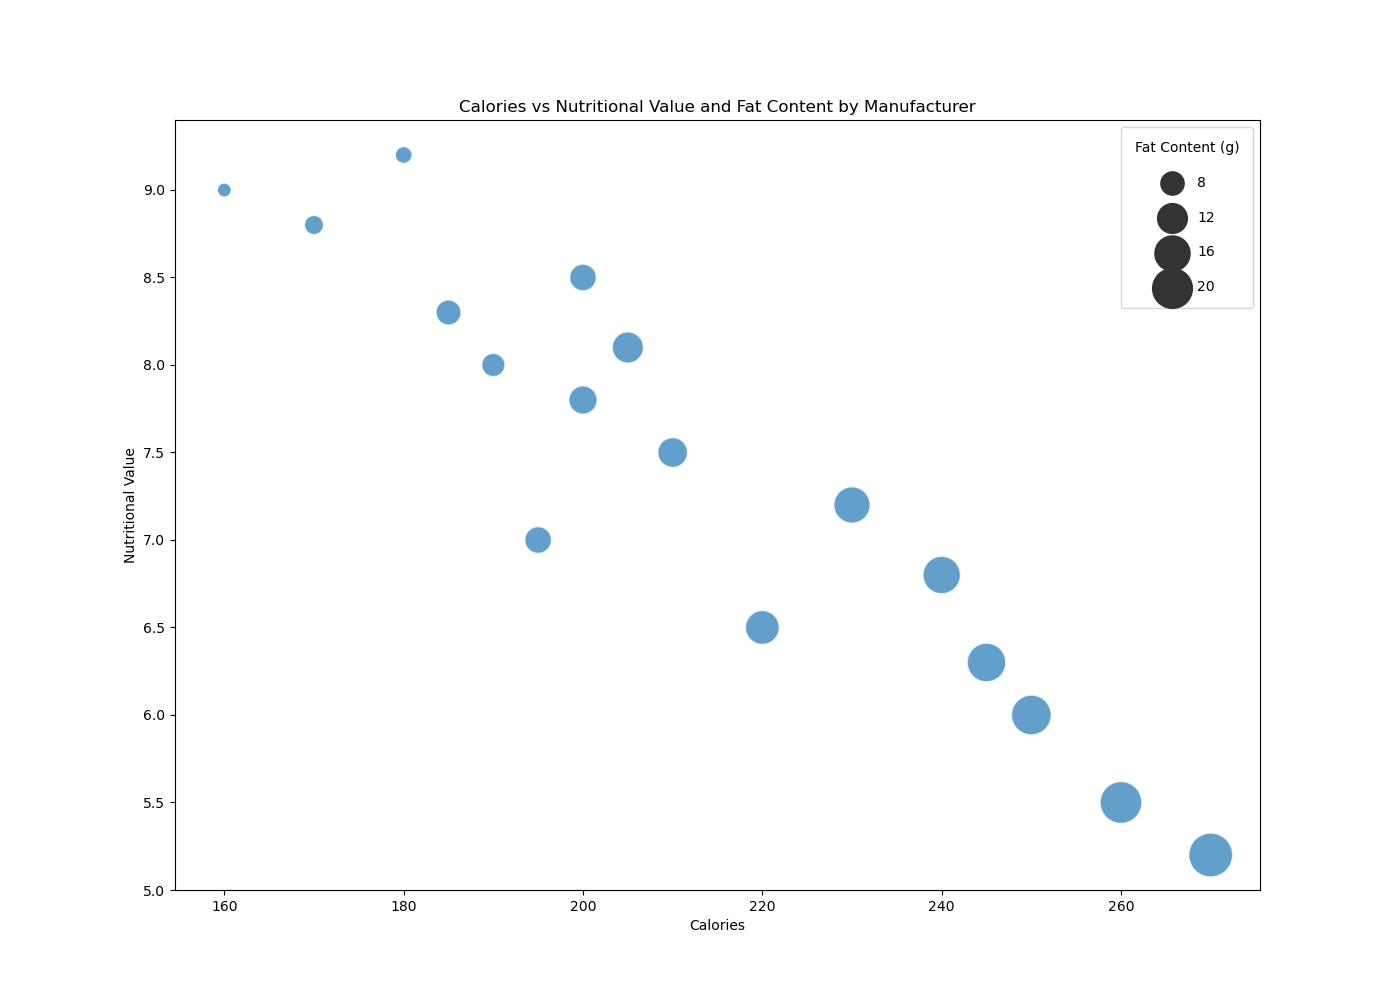

Generate this figure with Python:

import pandas as pd
import seaborn as sns
import matplotlib.pyplot as plt

# Load the data into a Pandas DataFrame
data = pd.DataFrame({
    "Manufacturer": ["Samsung", "Apple", "Huawei", "Xiaomi", "Oppo", 
                     "Vivo", "Motorola", "Lenovo", "LG", "Nokia", 
                     "Sony", "HTC", "Google", "OnePlus", "Realme", "BlackBerry", "Asus"],
    "NutritionalValue": [8.5, 9.2, 7.5, 8.0, 6.5, 7.0, 6.0, 6.8, 5.5, 7.2, 8.8, 5.2, 9.0, 8.3, 7.8, 6.3, 8.1],
    "Calories": [200, 180, 210, 190, 220, 195, 250, 240, 260, 230, 170, 270, 160, 185, 200, 245, 205],
    "FatContent": [10, 5, 12, 8, 15, 10, 20, 18, 22, 17, 6, 24, 4, 9, 11, 19, 13],
    "Popularity": [95, 90, 85, 80, 75, 70, 65, 60, 55, 50, 45, 40, 35, 30, 25, 50, 65],
})

# Plot
plt.figure(figsize=(14, 10))
bubble_chart = sns.scatterplot(data=data, x="Calories", y="NutritionalValue", size="FatContent",
                               sizes=(100, 1000), alpha=0.7, palette=["#1f77b4", "#ff7f0e", "#2ca02c", 
                               "#d62728", "#9467bd", "#8c564b", "#e377c2", "#7f7f7f",
                               "#bcbd22", "#17becf", "#393b79", "#637939", "#e6550d",
                               "#756bb1", "#636363", "#d6616b", "#ff9896"])

# Customize the axes and title
bubble_chart.set_xlabel("Calories")
bubble_chart.set_ylabel("Nutritional Value")
bubble_chart.set_title("Calories vs Nutritional Value and Fat Content by Manufacturer")

# Legend for sizes
h, lbls = bubble_chart.get_legend_handles_labels()
bubble_chart.legend(h[1:5], lbls[1:5], title="Fat Content (g)", borderpad=1, loc='upper right', labelspacing=1.5)

plt.show()
